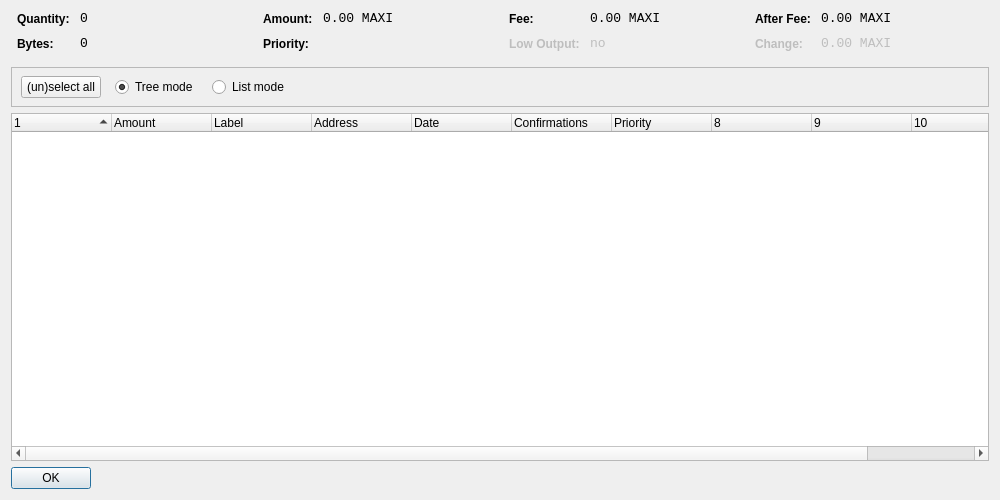
<?xml version="1.0" encoding="UTF-8"?>
<ui version="4.0">
 <class>CoinControlDialog</class>
 <widget class="QDialog" name="CoinControlDialog">
  <property name="geometry">
   <rect>
    <x>0</x>
    <y>0</y>
    <width>1000</width>
    <height>500</height>
   </rect>
  </property>
  <property name="windowTitle">
   <string>Coin Control</string>
  </property>
  <layout class="QVBoxLayout" name="verticalLayout">
   <item>
    <layout class="QHBoxLayout" name="horizontalLayoutTop" stretch="0,0,0,0">
     <property name="topMargin">
      <number>0</number>
     </property>
     <property name="bottomMargin">
      <number>10</number>
     </property>
     <item>
      <layout class="QFormLayout" name="formLayoutCoinControl1">
       <property name="horizontalSpacing">
        <number>10</number>
       </property>
       <property name="verticalSpacing">
        <number>10</number>
       </property>
       <property name="leftMargin">
        <number>6</number>
       </property>
       <property name="rightMargin">
        <number>6</number>
       </property>
       <item row="0" column="0">
        <widget class="QLabel" name="labelCoinControlQuantityText">
         <property name="styleSheet">
          <string notr="true">font-weight:bold;</string>
         </property>
         <property name="text">
          <string>Quantity:</string>
         </property>
        </widget>
       </item>
       <item row="0" column="1">
        <widget class="QLabel" name="labelCoinControlQuantity">
         <property name="font">
          <font>
           <family>Monospace</family>
           <pointsize>10</pointsize>
          </font>
         </property>
         <property name="cursor">
          <cursorShape>IBeamCursor</cursorShape>
         </property>
         <property name="contextMenuPolicy">
          <enum>Qt::ActionsContextMenu</enum>
         </property>
         <property name="text">
          <string notr="true">0</string>
         </property>
         <property name="textInteractionFlags">
          <set>Qt::LinksAccessibleByMouse|Qt::TextSelectableByKeyboard|Qt::TextSelectableByMouse</set>
         </property>
        </widget>
       </item>
       <item row="1" column="0">
        <widget class="QLabel" name="labelCoinControlBytesText">
         <property name="styleSheet">
          <string notr="true">font-weight:bold;</string>
         </property>
         <property name="text">
          <string>Bytes:</string>
         </property>
        </widget>
       </item>
       <item row="1" column="1">
        <widget class="QLabel" name="labelCoinControlBytes">
         <property name="font">
          <font>
           <family>Monospace</family>
           <pointsize>10</pointsize>
          </font>
         </property>
         <property name="cursor">
          <cursorShape>IBeamCursor</cursorShape>
         </property>
         <property name="contextMenuPolicy">
          <enum>Qt::ActionsContextMenu</enum>
         </property>
         <property name="text">
          <string notr="true">0</string>
         </property>
         <property name="textInteractionFlags">
          <set>Qt::LinksAccessibleByMouse|Qt::TextSelectableByKeyboard|Qt::TextSelectableByMouse</set>
         </property>
        </widget>
       </item>
      </layout>
     </item>
     <item>
      <layout class="QFormLayout" name="formLayoutCoinControl2">
       <property name="horizontalSpacing">
        <number>10</number>
       </property>
       <property name="verticalSpacing">
        <number>10</number>
       </property>
       <property name="leftMargin">
        <number>6</number>
       </property>
       <property name="rightMargin">
        <number>6</number>
       </property>
       <item row="0" column="0">
        <widget class="QLabel" name="labelCoinControlAmountText">
         <property name="styleSheet">
          <string notr="true">font-weight:bold;</string>
         </property>
         <property name="text">
          <string>Amount:</string>
         </property>
        </widget>
       </item>
       <item row="0" column="1">
        <widget class="QLabel" name="labelCoinControlAmount">
         <property name="font">
          <font>
           <family>Monospace</family>
           <pointsize>10</pointsize>
          </font>
         </property>
         <property name="cursor">
          <cursorShape>IBeamCursor</cursorShape>
         </property>
         <property name="contextMenuPolicy">
          <enum>Qt::ActionsContextMenu</enum>
         </property>
         <property name="text">
          <string notr="true">0.00 MAXI</string>
         </property>
         <property name="textInteractionFlags">
          <set>Qt::LinksAccessibleByMouse|Qt::TextSelectableByKeyboard|Qt::TextSelectableByMouse</set>
         </property>
        </widget>
       </item>
       <item row="1" column="0">
        <widget class="QLabel" name="labelCoinControlPriorityText">
         <property name="styleSheet">
          <string notr="true">font-weight:bold;</string>
         </property>
         <property name="text">
          <string>Priority:</string>
         </property>
        </widget>
       </item>
       <item row="1" column="1">
        <widget class="QLabel" name="labelCoinControlPriority">
         <property name="font">
          <font>
           <family>Monospace</family>
           <pointsize>10</pointsize>
          </font>
         </property>
         <property name="cursor">
          <cursorShape>IBeamCursor</cursorShape>
         </property>
         <property name="contextMenuPolicy">
          <enum>Qt::ActionsContextMenu</enum>
         </property>
         <property name="text">
          <string/>
         </property>
         <property name="textInteractionFlags">
          <set>Qt::LinksAccessibleByMouse|Qt::TextSelectableByKeyboard|Qt::TextSelectableByMouse</set>
         </property>
        </widget>
       </item>
      </layout>
     </item>
     <item>
      <layout class="QFormLayout" name="formLayoutCoinControl3">
       <property name="horizontalSpacing">
        <number>10</number>
       </property>
       <property name="verticalSpacing">
        <number>10</number>
       </property>
       <property name="leftMargin">
        <number>6</number>
       </property>
       <property name="rightMargin">
        <number>6</number>
       </property>
       <item row="0" column="0">
        <widget class="QLabel" name="labelCoinControlFeeText">
         <property name="styleSheet">
          <string notr="true">font-weight:bold;</string>
         </property>
         <property name="text">
          <string>Fee:</string>
         </property>
        </widget>
       </item>
       <item row="0" column="1">
        <widget class="QLabel" name="labelCoinControlFee">
         <property name="font">
          <font>
           <family>Monospace</family>
           <pointsize>10</pointsize>
          </font>
         </property>
         <property name="cursor">
          <cursorShape>IBeamCursor</cursorShape>
         </property>
         <property name="contextMenuPolicy">
          <enum>Qt::ActionsContextMenu</enum>
         </property>
         <property name="text">
          <string notr="true">0.00 MAXI</string>
         </property>
         <property name="textInteractionFlags">
          <set>Qt::LinksAccessibleByMouse|Qt::TextSelectableByKeyboard|Qt::TextSelectableByMouse</set>
         </property>
        </widget>
       </item>
       <item row="1" column="0">
        <widget class="QLabel" name="labelCoinControlLowOutputText">
         <property name="enabled">
          <bool>false</bool>
         </property>
         <property name="styleSheet">
          <string notr="true">font-weight:bold;</string>
         </property>
         <property name="text">
          <string>Low Output:</string>
         </property>
        </widget>
       </item>
       <item row="1" column="1">
        <widget class="QLabel" name="labelCoinControlLowOutput">
         <property name="enabled">
          <bool>false</bool>
         </property>
         <property name="font">
          <font>
           <family>Monospace</family>
           <pointsize>10</pointsize>
          </font>
         </property>
         <property name="cursor">
          <cursorShape>IBeamCursor</cursorShape>
         </property>
         <property name="contextMenuPolicy">
          <enum>Qt::ActionsContextMenu</enum>
         </property>
         <property name="text">
          <string notr="true">no</string>
         </property>
         <property name="textInteractionFlags">
          <set>Qt::LinksAccessibleByMouse|Qt::TextSelectableByKeyboard|Qt::TextSelectableByMouse</set>
         </property>
        </widget>
       </item>
      </layout>
     </item>
     <item>
      <layout class="QFormLayout" name="formLayoutCoinControl4">
       <property name="horizontalSpacing">
        <number>10</number>
       </property>
       <property name="verticalSpacing">
        <number>10</number>
       </property>
       <property name="leftMargin">
        <number>6</number>
       </property>
       <property name="rightMargin">
        <number>6</number>
       </property>
       <item row="0" column="0">
        <widget class="QLabel" name="labelCoinControlAfterFeeText">
         <property name="styleSheet">
          <string notr="true">font-weight:bold;</string>
         </property>
         <property name="text">
          <string>After Fee:</string>
         </property>
        </widget>
       </item>
       <item row="0" column="1">
        <widget class="QLabel" name="labelCoinControlAfterFee">
         <property name="font">
          <font>
           <family>Monospace</family>
           <pointsize>10</pointsize>
          </font>
         </property>
         <property name="cursor">
          <cursorShape>IBeamCursor</cursorShape>
         </property>
         <property name="contextMenuPolicy">
          <enum>Qt::ActionsContextMenu</enum>
         </property>
         <property name="text">
          <string notr="true">0.00 MAXI</string>
         </property>
         <property name="textInteractionFlags">
          <set>Qt::LinksAccessibleByMouse|Qt::TextSelectableByKeyboard|Qt::TextSelectableByMouse</set>
         </property>
        </widget>
       </item>
       <item row="1" column="0">
        <widget class="QLabel" name="labelCoinControlChangeText">
         <property name="enabled">
          <bool>false</bool>
         </property>
         <property name="styleSheet">
          <string notr="true">font-weight:bold;</string>
         </property>
         <property name="text">
          <string>Change:</string>
         </property>
        </widget>
       </item>
       <item row="1" column="1">
        <widget class="QLabel" name="labelCoinControlChange">
         <property name="enabled">
          <bool>false</bool>
         </property>
         <property name="font">
          <font>
           <family>Monospace</family>
           <pointsize>10</pointsize>
          </font>
         </property>
         <property name="cursor">
          <cursorShape>IBeamCursor</cursorShape>
         </property>
         <property name="contextMenuPolicy">
          <enum>Qt::ActionsContextMenu</enum>
         </property>
         <property name="text">
          <string notr="true">0.00 MAXI</string>
         </property>
         <property name="textInteractionFlags">
          <set>Qt::LinksAccessibleByMouse|Qt::TextSelectableByKeyboard|Qt::TextSelectableByMouse</set>
         </property>
        </widget>
       </item>
      </layout>
     </item>
    </layout>
   </item>
   <item>
    <widget class="QFrame" name="frame">
     <property name="minimumSize">
      <size>
       <width>0</width>
       <height>40</height>
      </size>
     </property>
     <property name="frameShape">
      <enum>QFrame::StyledPanel</enum>
     </property>
     <property name="frameShadow">
      <enum>QFrame::Sunken</enum>
     </property>
     <widget class="QWidget" name="horizontalLayoutWidget">
      <property name="geometry">
       <rect>
        <x>10</x>
        <y>0</y>
        <width>781</width>
        <height>41</height>
       </rect>
      </property>
      <layout class="QHBoxLayout" name="horizontalLayoutPanel" stretch="0,0,0,0,0">
       <property name="spacing">
        <number>14</number>
       </property>
       <item>
        <widget class="QPushButton" name="pushButtonSelectAll">
         <property name="sizePolicy">
          <sizepolicy hsizetype="Maximum" vsizetype="Fixed">
           <horstretch>0</horstretch>
           <verstretch>0</verstretch>
          </sizepolicy>
         </property>
         <property name="text">
          <string>(un)select all</string>
         </property>
        </widget>
       </item>
       <item>
        <widget class="QRadioButton" name="radioTreeMode">
         <property name="sizePolicy">
          <sizepolicy hsizetype="Maximum" vsizetype="Fixed">
           <horstretch>0</horstretch>
           <verstretch>0</verstretch>
          </sizepolicy>
         </property>
         <property name="text">
          <string>Tree mode</string>
         </property>
         <property name="checked">
          <bool>true</bool>
         </property>
        </widget>
       </item>
       <item>
        <widget class="QRadioButton" name="radioListMode">
         <property name="sizePolicy">
          <sizepolicy hsizetype="Maximum" vsizetype="Fixed">
           <horstretch>0</horstretch>
           <verstretch>0</verstretch>
          </sizepolicy>
         </property>
         <property name="text">
          <string>List mode</string>
         </property>
        </widget>
       </item>
       <item>
        <spacer name="horizontalSpacer">
         <property name="orientation">
          <enum>Qt::Horizontal</enum>
         </property>
         <property name="sizeHint" stdset="0">
          <size>
           <width>40</width>
           <height>20</height>
          </size>
         </property>
        </spacer>
       </item>
      </layout>
     </widget>
    </widget>
   </item>
   <item>
    <widget class="CoinControlTreeWidget" name="treeWidget">
     <property name="contextMenuPolicy">
      <enum>Qt::CustomContextMenu</enum>
     </property>
     <property name="sortingEnabled">
      <bool>false</bool>
     </property>
     <property name="columnCount">
      <number>11</number>
     </property>
     <attribute name="headerShowSortIndicator" stdset="0">
      <bool>true</bool>
     </attribute>
     <attribute name="headerStretchLastSection">
      <bool>false</bool>
     </attribute>
     <column>
      <property name="text">
       <string/>
      </property>
     </column>
     <column>
      <property name="text">
       <string>Amount</string>
      </property>
     </column>
     <column>
      <property name="text">
       <string>Label</string>
      </property>
     </column>
     <column>
      <property name="text">
       <string>Address</string>
      </property>
     </column>
     <column>
      <property name="text">
       <string>Date</string>
      </property>
     </column>
     <column>
      <property name="text">
       <string>Confirmations</string>
      </property>
      <property name="toolTip">
       <string>Confirmed</string>
      </property>
     </column>
     <column>
      <property name="text">
       <string>Priority</string>
      </property>
     </column>
     <column>
      <property name="text">
       <string/>
      </property>
     </column>
     <column>
      <property name="text">
       <string/>
      </property>
     </column>
     <column>
      <property name="text">
       <string/>
      </property>
     </column>
     <column>
      <property name="text">
       <string/>
      </property>
     </column>
    </widget>
   </item>
   <item>
    <widget class="QDialogButtonBox" name="buttonBox">
     <property name="sizePolicy">
      <sizepolicy hsizetype="Maximum" vsizetype="Fixed">
       <horstretch>0</horstretch>
       <verstretch>0</verstretch>
      </sizepolicy>
     </property>
     <property name="orientation">
      <enum>Qt::Horizontal</enum>
     </property>
     <property name="standardButtons">
      <set>QDialogButtonBox::Ok</set>
     </property>
    </widget>
   </item>
  </layout>
 </widget>
 <customwidgets>
  <customwidget>
   <class>CoinControlTreeWidget</class>
   <extends>QTreeWidget</extends>
   <header>coincontroltreewidget.h</header>
  </customwidget>
 </customwidgets>
 <resources/>
 <connections/>
</ui>
